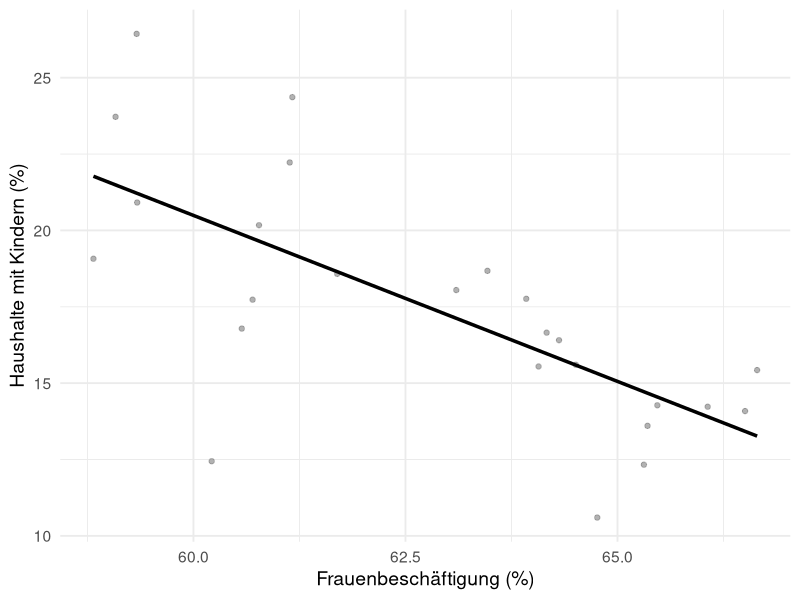

Recreate this plot in R. (Note: this script raises an error after producing the figure.)
library(tidyverse)
library(readxl)
library(ggplot2)
library(dplyr)


# Einlesen der Bevölkerungsdaten (0–2 Jahre)


be_sheet <- read_excel("data/raw/export_be.xlsx", sheet = "BEVÖLKERUNG")

be_0bis2 <- be_sheet %>% 
  filter(
    Indikator == "Altersgruppen",
    Ausprägung == "bis 2 Jahre"
  ) %>%
  select(Indikator, Ausprägung, Jahr, Raumbezug, `Basiswert 1`)


# Einlesen der Kinderbetreuungsdaten (0–2 Jahre)


ki_sheet <- read_excel("data/raw/export_ki.xlsx", sheet = "KINDERBETREUUNG")

ki_0bis2 <- ki_sheet %>% 
  filter(
    Indikator == "Altersgruppen",
    Ausprägung == "bis 2 Jahre"
  ) %>% 
  select(Indikator, Ausprägung, Jahr, Raumbezug, `Basiswert 1`)


# Umbenennen der Variablen


be_0bis2 <- be_0bis2 %>%
  rename(kinder_total = `Basiswert 1`)

ki_0bis2 <- ki_0bis2 %>%
  rename(kinder_betreut = `Basiswert 1`)


# Zusammenführen der Bevölkerung und Betreuungszahlen


df_betreut <- left_join(
  be_0bis2,
  ki_0bis2,
  by = c("Jahr", "Raumbezug", "Indikator", "Ausprägung")
)


# Berechnung: unbetreute Kinder und Betreuungsanteile


df_betreut <- df_betreut %>%
  mutate(
    kinder_unbetreut = kinder_total - kinder_betreut,
    anteil_unbetreut = kinder_unbetreut / kinder_total * 100,
    anteil_betreut = kinder_betreut / kinder_total * 100
  )


# Filter für das Jahr 2024


df_2024 <- df_betreut %>%
  filter(Jahr == 2024)


# Einlesen: Beschäftigungsdaten (Anteil weiblich)


ar_sheet <- read_excel("data/raw/export_ar.xlsx", sheet = "ARBEITSMARKT")

df_emp <- ar_sheet %>%
  filter(
    Indikator == "Sozialversicherungspflichtig Beschäftigte - Anteil",
    Ausprägung == "weiblich"
  ) %>%
  mutate(
    Jahr = as.numeric(Jahr),
    emp_female_pct = 100 * `Basiswert 1` / `Basiswert 2`
  ) %>%
  select(Jahr, Raumbezug, emp_female_pct)


# Einlesen: Haushalte mit Kindern


df_households <- be_sheet %>%
  filter(
    Indikator == "Haushalte mit Kindern",
    Ausprägung == "insgesamt"
  ) %>%
  mutate(
    Jahr = as.numeric(Jahr),
    households_pct = 100 * `Basiswert 1` / `Basiswert 2`
  ) %>%
  select(Jahr, Raumbezug, households_pct)


# Zusammenführen der Beschäftigung + Haushalte


df_merged <- df_emp %>%
  inner_join(df_households,
             by = c("Jahr", "Raumbezug"))


# Hinzufügen der Betreuungsquote (0–2 Jahre, Jahr 2024)

df_2024 <- df_merged %>%
  inner_join(
    df_betreut %>%
      filter(Jahr == 2024) %>%
      select(Raumbezug, anteil_betreut),
    by = "Raumbezug"
  ) %>%
  filter(
    Jahr == 2024,
    Raumbezug != "Stadt München"   
  )



# Bildung von Quantilsgruppen (Niedrig / Mittel / Hoch)


quantiles_2024 <- quantile(df_2024$anteil_betreut,
                           probs = c(0, 1/3, 2/3, 1),
                           na.rm = TRUE)

df_2024 <- df_2024 %>%
  mutate(
    betreuung_group = cut(
      anteil_betreut,
      breaks = quantiles_2024,
      labels = c("Niedrig", "Mittel", "Hoch"),
      include.lowest = TRUE
    )
  )


# Korrelationsberechnung für Gesamt, Niedrig, Hoch


cor_total <- cor(df_2024$emp_female_pct,
                 df_2024$households_pct,
                 use = "complete.obs",
                 method = "pearson")

cor_low <- df_2024 %>%
  filter(betreuung_group == "Niedrig") %>%
  summarise(cor = cor(emp_female_pct, households_pct,
                      use="complete.obs", method="pearson")) %>%
  pull(cor)

cor_high <- df_2024 %>%
  filter(betreuung_group == "Hoch") %>%
  summarise(cor = cor(emp_female_pct, households_pct,
                      use="complete.obs", method="pearson")) %>%
  pull(cor)


# Vorbereitung der Grafikdaten


df_bar <- tibble(
  group = c("Gesamt", "Niedrige Betreuung", "Hohe Betreuung"),
  corr = c(cor_total, cor_low, cor_high)
)



# Vorbereitung für eine Legendengruppe:
# Wir erzeugen ein Mapping mit einer künstlichen Variable "gruppe"
df_lines <- bind_rows(
  df_2024 %>% mutate(gruppe = "Gesamt"),
  df_2024 %>% filter(betreuung_group == "Hoch") %>% mutate(gruppe = "Hohe Betreuung"),
  df_2024 %>% filter(betreuung_group == "Niedrig") %>% mutate(gruppe = "Niedrige Betreuung")
)

# Farben definieren (gleicher Farbton: tiefrot / hellrot + schwarz)
farben <- c(
  "Gesamt" = "black",
  "Hohe Betreuung" = "#e66101",     
  "Niedrige Betreuung" = "#fdb863"  
)


# --- Grafik 1: Nur Gesamtlinie, keine Gruppen, keine Legende ---

m_effekt_single <- ggplot(df_2024, 
                          aes(x = emp_female_pct, y = households_pct)) +
  geom_point(color = "grey50", alpha = 0.6) +
  geom_smooth(method = "lm", se = FALSE, color = "black", size = 1.2) +
  labs(
    x = "Frauenbeschäftigung (%)",
    y = "Haushalte mit Kindern (%)"
  ) +
  theme_minimal(base_size = 14) +
  theme(legend.position = "none")

m_effekt_single

saveRDS(m_effekt_single, "results/figures/m_effekt/m_effekt_00_singleline.rds")


# --- Grafik 2: Linien + farbcodierte Punkte nach Gruppe ---

# Punkte mit Gruppenfarbe (nur Hoch & Niedrig)
df_points_grouped <- df_2024 %>%
  filter(betreuung_group %in% c("Hoch", "Niedrig")) %>%
  mutate(gruppe = case_when(
    betreuung_group == "Hoch" ~ "Hohe Betreuung",
    betreuung_group == "Niedrig" ~ "Niedrige Betreuung"
  ))

# Gesamt-Punkte (grau)
df_points_gesamt <- df_2024 %>%
  filter(betreuung_group == "Mittel" | is.na(betreuung_group)) %>% 
  mutate(gruppe = "Gesamt")


m_effekt_colored_points <- ggplot() +
  
  # --- 1) Gesamt-Punkte (grau) ---
  geom_point(
    data = df_points_gesamt,
    aes(x = emp_female_pct, y = households_pct),
    color = "grey50",
    alpha = 0.6
  ) +
  
  # --- 2) Hoch + Niedrig Punkte---
  geom_point(
    data = df_points_grouped,
    aes(x = emp_female_pct, y = households_pct, color = gruppe),
    alpha = 0.8
  ) +
  
  # --- 3) Linien  ---
  geom_smooth(
    data = df_lines,
    aes(x = emp_female_pct, y = households_pct, color = gruppe),
    method = "lm",
    se = FALSE,
    size = 1.2
  ) +
  
  scale_color_manual(
    values = farben,
    name = "Linien:"
  ) +
  
  labs(
    x = "Frauenbeschäftigung (%)",
    y = "Haushalte mit Kindern (%)"
  ) +
  theme_minimal(base_size = 14)

m_effekt_colored_points

saveRDS(m_effekt_colored_points,
        "results/figures/m_effekt/m_effekt_02_colored_points.rds")
